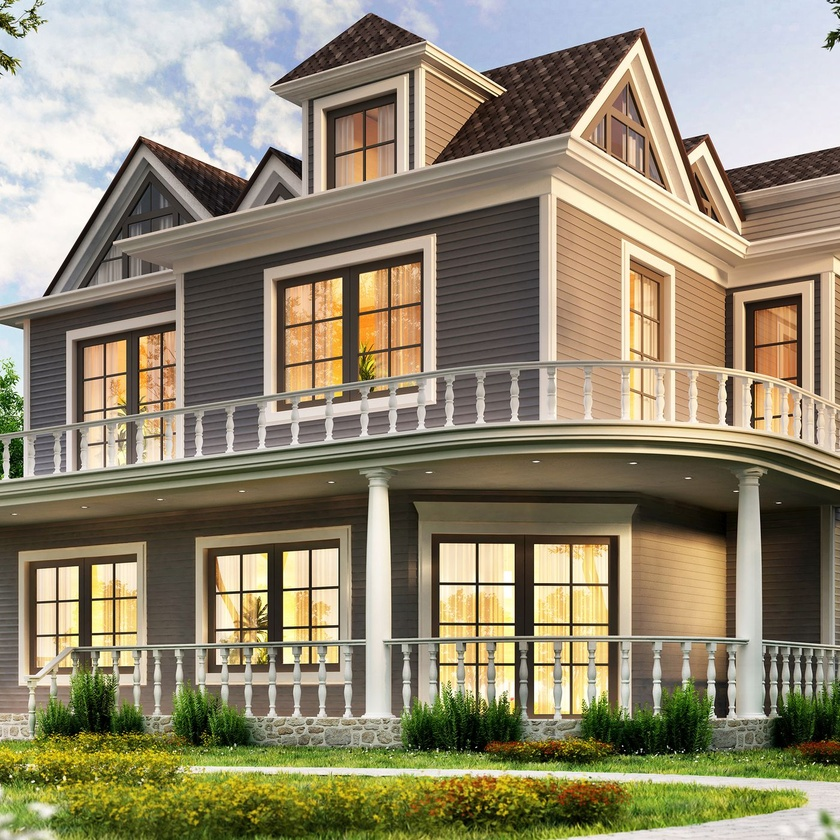
#> input picture house.jpg, 840 x 840 px, shrunk from 1400 x 1400 before the run
$ python 'lab03 function4.py'
#> lines starting #> are read from the running program, lines starting #| are printed output that depends on the picture; after the words box and inside, x2 and y2 are one past the last pixel; in counts of white or black regions, pixels touching at a corner belong together
import cv2
import numpy as np

# Read image
img = cv2.imread('house.jpg', cv2.IMREAD_COLOR)  # road.png is the filename
#> img is the input picture: shape (840, 840, 3); mean B, G, R 113.4, 137.9, 146.8
# Convert the image to gray-scale
gray = cv2.cvtColor(img, cv2.COLOR_BGR2GRAY)
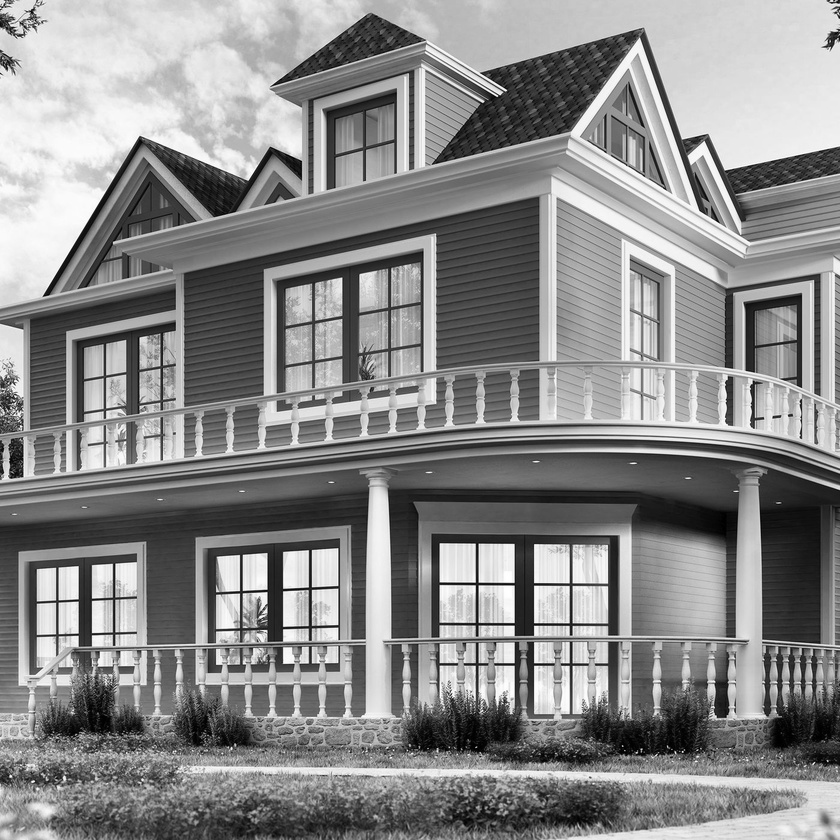
#> gray: shape (840, 840); min 0, max 255, mean 137.7
# Find the edges in the image using canny detector
edges = cv2.Canny(gray, 50, 200)
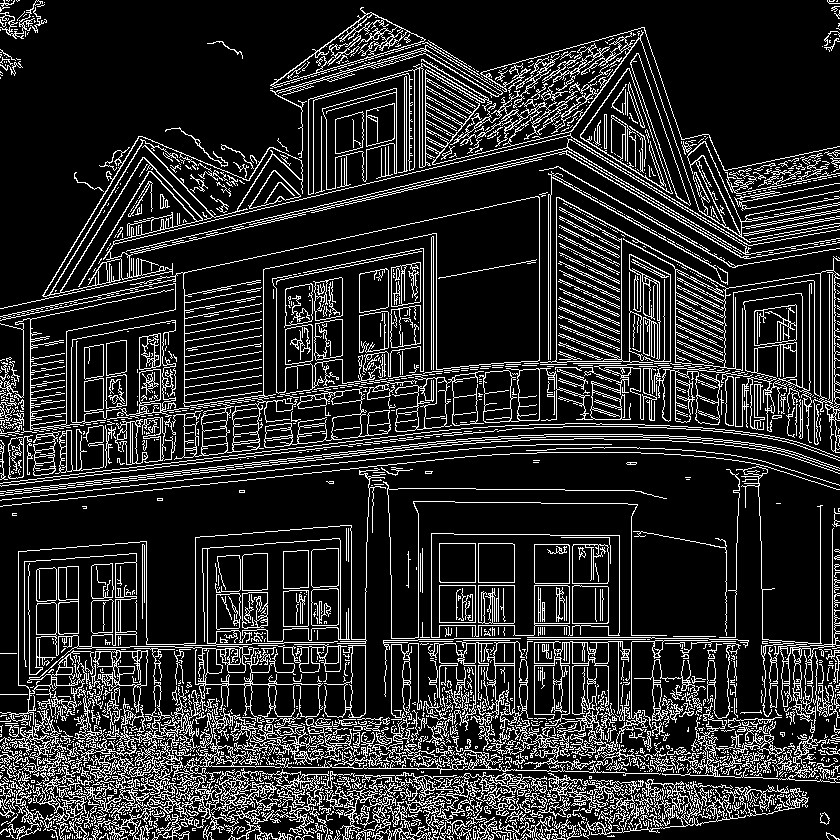
#> edges: shape (840, 840); 16.5% white in thin lines or dots
# Detect points that form a line
max_slider = 250
lines = cv2.HoughLinesP(edges, 1, np.pi / 180, max_slider, None, 50, 10)
#> lines = 175 rows, first 6: [556, 452, 556, 197], [431, 660, 431, 533], [820, 664, 820, 505], [0, 506, 496, 454], [0, 750, 100, 754], [304, 767, 418, 769]
# Draw lines on the image
for line in lines:
    x1, y1, x2, y2 = line[0]
    cv2.line(edges, (x1, y1), (x2, y2), (255, 0, 0), 3)
    cv2.line(img, (x1, y1), (x2, y2), (255, 0, 0), 3)
#> this loop made 175 passes
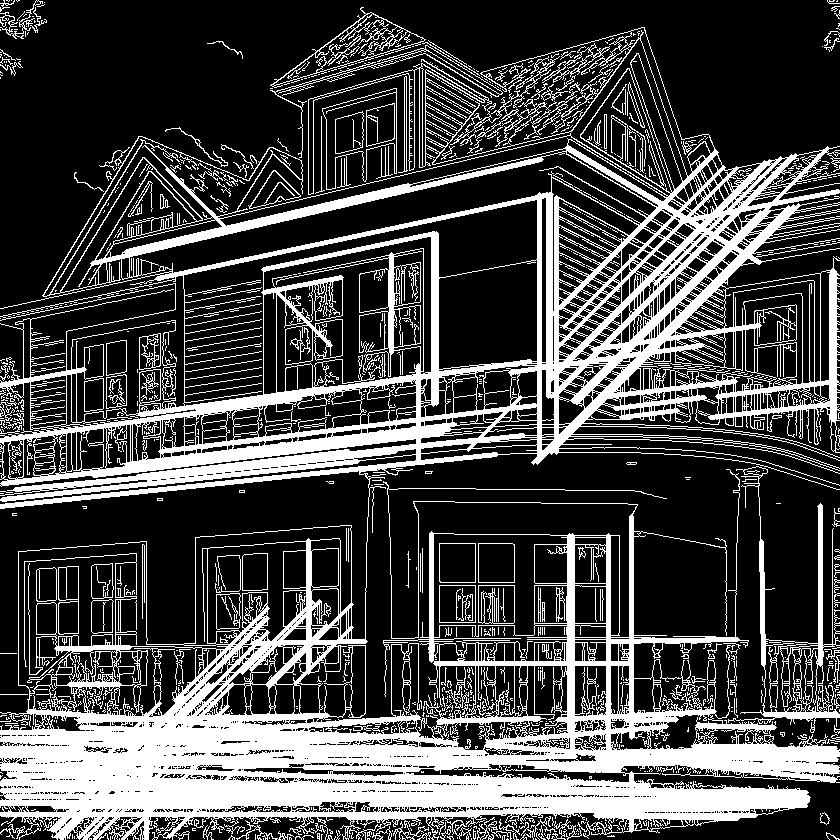
#> edges: shape (840, 840); 28.6% white; 854 white regions (655 under 20 px), largest, box (x1, y1, x2, y2) and area: (0, 27, 840, 840) 179673, (728, 466, 840, 733) 3775, (270, 7, 426, 88) 1222
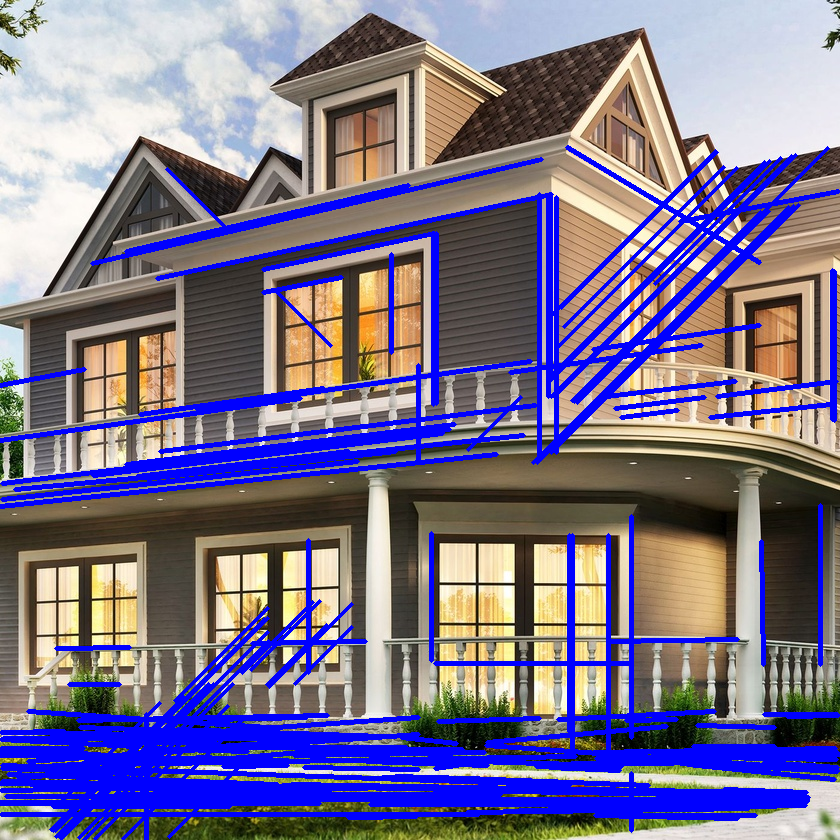
#> img: shape (840, 840, 3); 17.58% of pixels changed, all inside (x1, y1, x2, y2) = (0, 145, 840, 840)
# Show result
cv2.imshow("Result Image", img)
cv2.imshow("Result Image Edges", edges)
cv2.waitKey(0)
